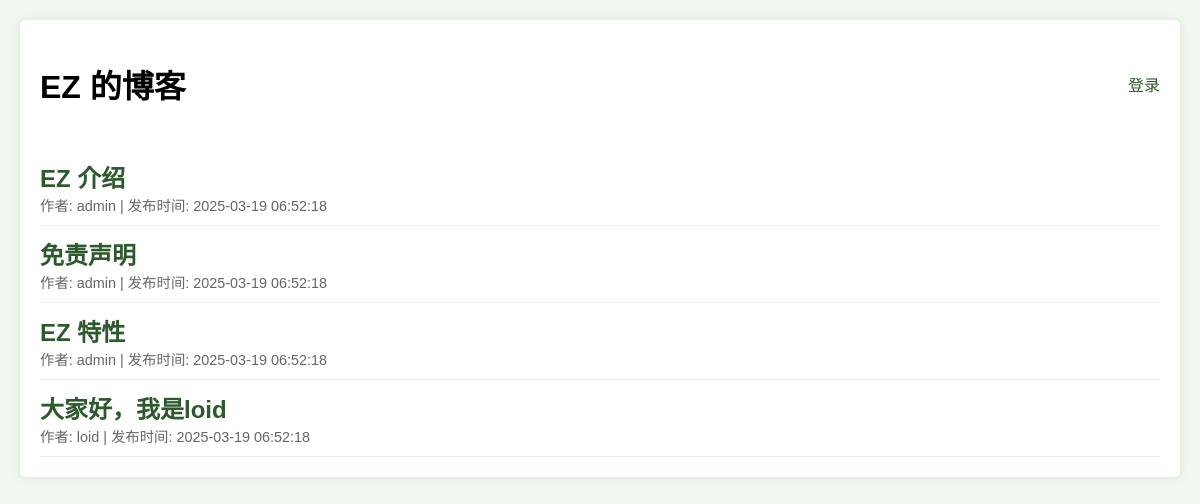
Page /ez_target/index.php on the committed database.
### tables this page shows
CREATE TABLE posts (
    id INT PRIMARY KEY AUTO_INCREMENT,
    title VARCHAR(255) NOT NULL,
    content TEXT,
    author_id INT,
    created_at TIMESTAMP DEFAULT CURRENT_TIMESTAMP,
    FOREIGN KEY (author_id) REFERENCES users(id) ON DELETE CASCADE
);

CREATE TABLE users (
    id INT PRIMARY KEY AUTO_INCREMENT,
    username VARCHAR(255) UNIQUE NOT NULL,
    password VARCHAR(255) NOT NULL,
    role ENUM('admin', 'user') DEFAULT 'user',
    real_name VARCHAR(50),
    phone VARCHAR(20),
    profile_info TEXT,
    avatar_path VARCHAR(255),
    created_at TIMESTAMP DEFAULT CURRENT_TIMESTAMP
);

### ez_target/config.php (called while the page is built, shortened)
<?php
function isLoggedIn() {
    return isset($_SESSION['user_id']);
}
?>

### ez_target/index.php (the view, shortened to what this page needs)
<?php
require_once 'config.php';
?>
<!DOCTYPE html>
<html>
<head>
</head>
<body>
    <div class="container">
        <div class="header">
            <h1>EZ 的博客</h1>
            <div>
                <?php if (isLoggedIn()): ?>
                    <a href="user/dashboard.php" class="login-link">进入后台</a>
                <?php else: ?>
                    <a href="login.php" class="login-link">登录</a>
                <?php endif; ?>
            </div>
        </div>
        <?php if (isset($post)): ?>
            <div class="post">
                <h2><?php echo htmlspecialchars($post['title']); ?></h2>
                <div class="post-meta">
                    作者: <?php echo htmlspecialchars($post['author_name']); ?> |
                    发布时间: <?php echo $post['created_at']; ?>
                </div>
                <div class="post-content">
                    <?php echo nl2br(htmlspecialchars($post['content'])); ?>
                </div>
                <p><a href="index.php">返回首页</a></p>
            </div>
        <?php else: ?>
            <?php
            $conn = getDbConnection();
            $sql = "SELECT p.*, u.username as author_name FROM posts p
                    LEFT JOIN users u ON p.author_id = u.id
                    ORDER BY p.created_at DESC";
            $result = mysqli_query($conn, $sql);
            while ($row = mysqli_fetch_assoc($result)): ?>
                <div class="post">
                    <h2><a href="index.php?id=<?php echo $row['id']; ?>" class="login-link">
                        <?php echo htmlspecialchars($row['title']); ?>
                    </a></h2>
                    <div class="post-meta">
                        作者: <?php echo htmlspecialchars($row['author_name']); ?> |
                        发布时间: <?php echo $row['created_at']; ?>
                    </div>
                </div>
            <?php endwhile; ?>
        <?php endif; ?>
    </div>
</body>
</html>

### ez_target/index.php (style rules this page uses)
body { font-family: Arial, sans-serif; margin: 0; padding: 20px; background-color: #f0f8f0; }
.container { max-width: 1200px; margin: 0 auto; background-color: white; padding: 20px; border-radius: 5px; box-shadow: 0 0 10px rgba(0,0,0,0.1); }
.header { display: flex; justify-content: space-between; align-items: center; margin-bottom: 20px; }
.post { border-bottom: 1px solid #eee; padding: 10px 0; }
.post h2 { margin: 0; color: #2c5a2c; }
.post-meta { color: #666; font-size: 0.9em; }
.login-link { color: #2c5a2c; text-decoration: none; }

### rows in the picture
posts: title "EZ 介绍", author.username "admin", created_at "2025-03-19 06:52:18"
posts: title "免责声明", author.username "admin", created_at "2025-03-19 06:52:18"
posts: title "EZ 特性", author.username "admin", created_at "2025-03-19 06:52:18"
posts: title "大家好，我是loid", author.username "loid", created_at "2025-03-19 06:52:18"
